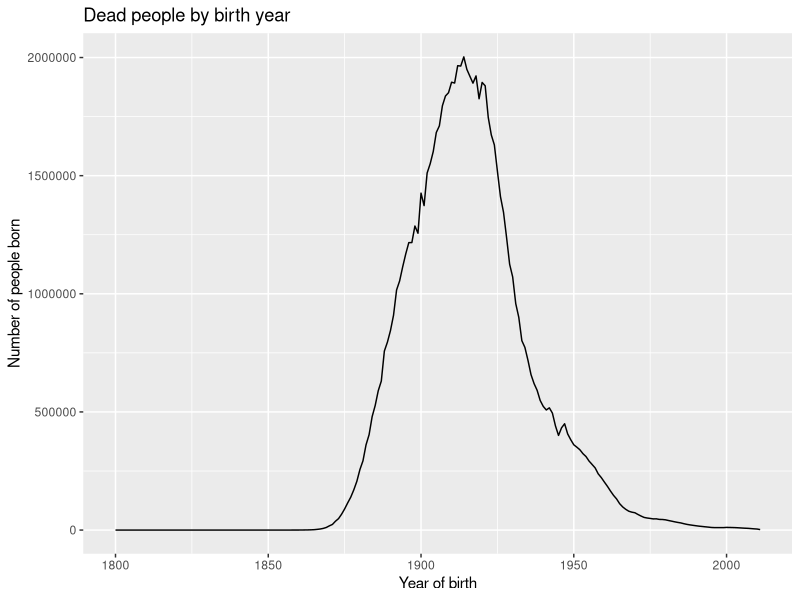
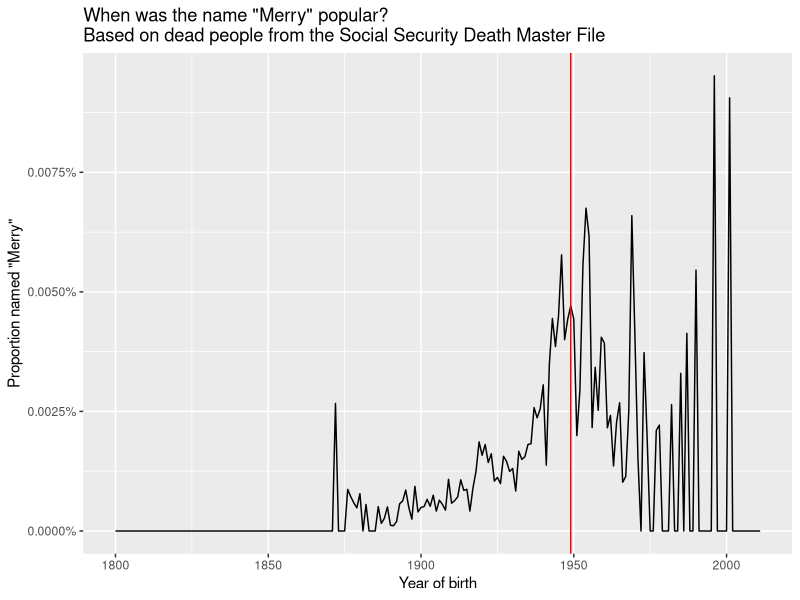
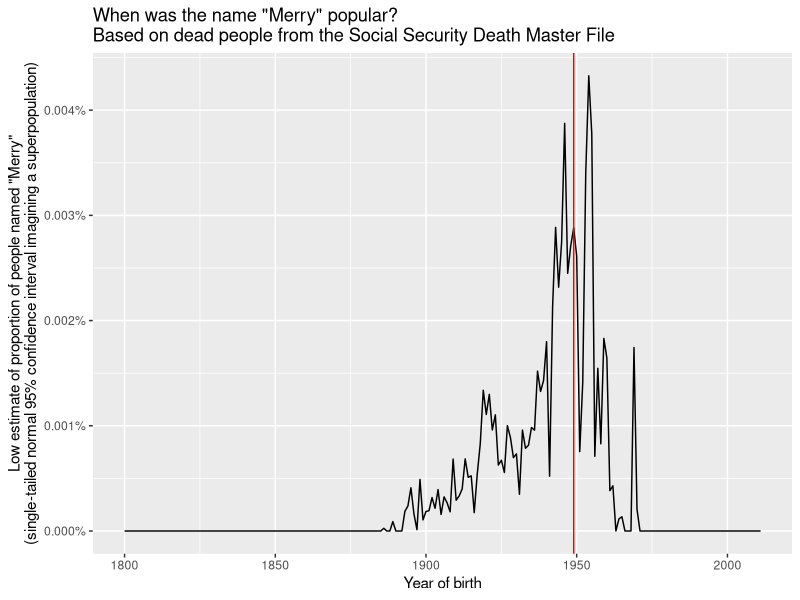

The R script that drew these images, in order:
#!/usr/bin/env Rscript
library(ggplot2)
library(reshape2)
library(scales)

merry.raw <- na.omit(read.csv('merry.csv'))
merry.nonzero <- merry.raw[merry.raw$merry.raw,]

merry <- dcast(merry.raw, year ~ merry)
merry[is.na(merry[,'TRUE']),'TRUE'] <- 0
merry$total <- merry[,'TRUE'] + merry[,'FALSE']

merry$p <- merry[,'TRUE'] / merry$total
merry$se <- sqrt(merry$p * (1-merry$p) / merry$total)

p.merry <- ggplot(merry) + aes(x = year, y = p) + geom_line() +
  geom_vline(xintercept = 1949, color = 'red') +
  scale_x_continuous('Year of birth') +
  scale_y_continuous('Proportion named "Merry"', labels = percent) +
  labs(title = 'When was the name "Merry" popular?\nBased on dead people from the Social Security Death Master File')

p.merry.error <- p.merry +
  geom_errorbar(aes(ymin = p + qnorm(0.25) * se, ymax = p + qnorm(0.975) * se))

merry$low.estimate <- sapply(merry$p + qnorm(0.05) * merry$se, function(v) {max(0, v)})
p.merry.low <- ggplot(merry) + aes(x = year, y = low.estimate) + geom_line() +
  geom_vline(xintercept = 1949, color = 'red') +
  scale_x_continuous('Year of birth') +
  scale_y_continuous('Low estimate of proportion of people named "Merry"\n(single-tailed normal 95% confidence interval imagining a superpopulation)', labels = percent) +
  labs(title = 'When was the name "Merry" popular?\nBased on dead people from the Social Security Death Master File')

p.all <- ggplot(merry) + aes(x = year, y = total) + geom_line() +
  scale_x_continuous('Year of birth') +
  scale_y_continuous('Number of people born') +
  labs(title = 'Dead people by birth year')

pdf('merry.pdf', width = 11, height = 8.5)
print(p.all)
print(p.merry)
print(p.merry.low)
dev.off()
